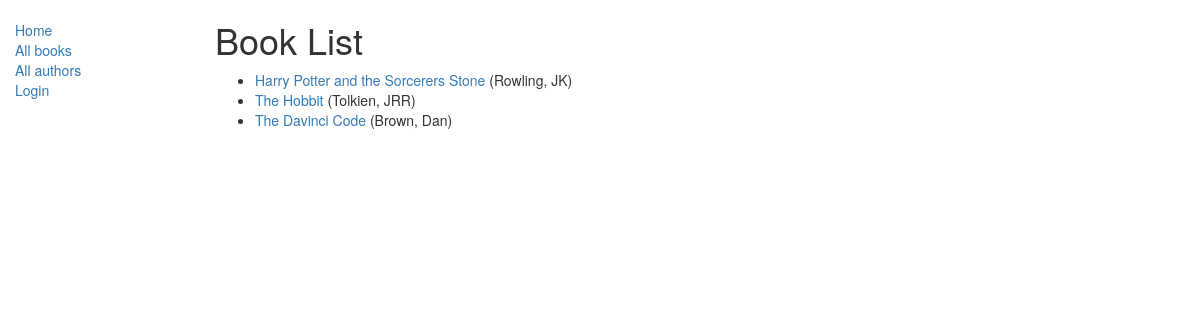
/catalog/books/, run on the app's committed database.
### catalog/models.py (models this page shows, shortened)
class Book(models.Model):
    title = models.CharField(max_length=200)
    author = models.ForeignKey('Author', on_delete=models.SET_NULL, null=True)
    summary = models.TextField(max_length=1000, help_text="Enter a brief description of the book")
    isbn = models.CharField('ISBN',max_length=13, help_text='13 Character <a href="https://www.isbn-international.org/content/what-isbn">ISBN number</a>')
    genre = models.ManyToManyField(Genre, help_text="Select a genre for this book")
    language = models.ForeignKey('Language', on_delete=models.SET_NULL, null=True)
    def get_absolute_url(self):
        return reverse('book-detail', args=[str(self.id)])

class Author(models.Model):
    first_name = models.CharField(max_length=100)
    last_name = models.CharField(max_length=100)
    date_of_birth = models.DateField(null=True, blank=True)
    date_of_death = models.DateField('Died', null=True, blank=True)
    def __str__(self):
        return '%s, %s' % (self.last_name, self.first_name)

### catalog/views.py (the view)
# urls.py: path('books/', views.BookListView.as_view(), name='books'),
class BookListView(generic.ListView):
    model = Book
    paginate_by = 10

### catalog/templates/catalog/book_list.html
{% extends "base_generic.html" %}
{% block content %}
    <h1>Book List</h1>
    {% if book_list %}
    <ul>
      {% for book in book_list %}
      <li>
        <a href="{{ book.get_absolute_url }}">{{ book.title }}</a> ({{book.author}})
      </li>
      {% endfor %}
    </ul>
    {% else %}
      <p>There are no books in the library.</p>
    {% endif %}
{% endblock %}

### data on the page
Book: title "Harry Potter and the Sorcerers Stone", author "Rowling, JK"
Book: title "The Hobbit", author "Tolkien, JRR"
Book: title "The Davinci Code", author "Brown, Dan"
